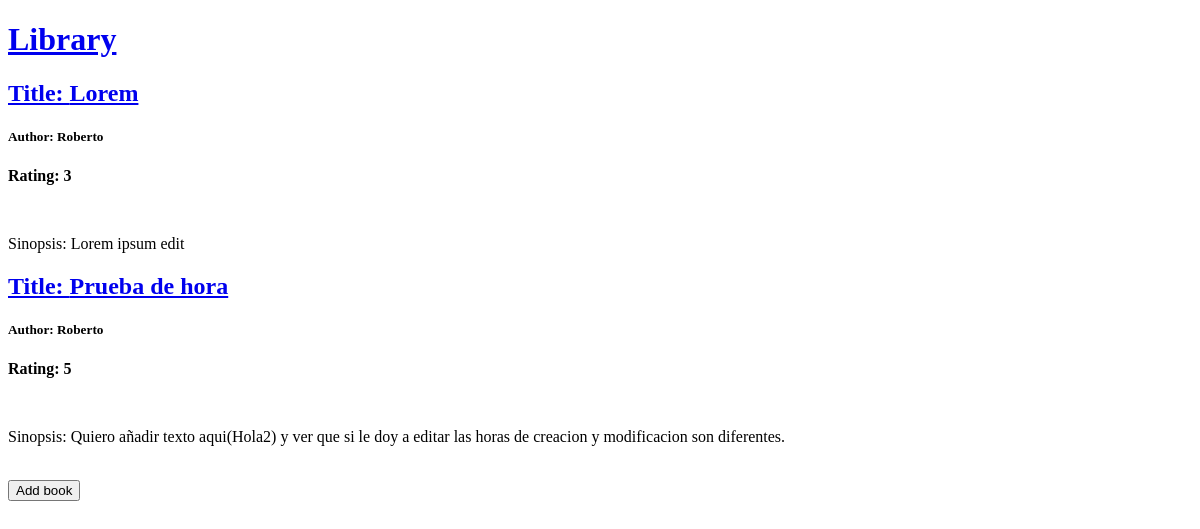
The app's page /, older data.
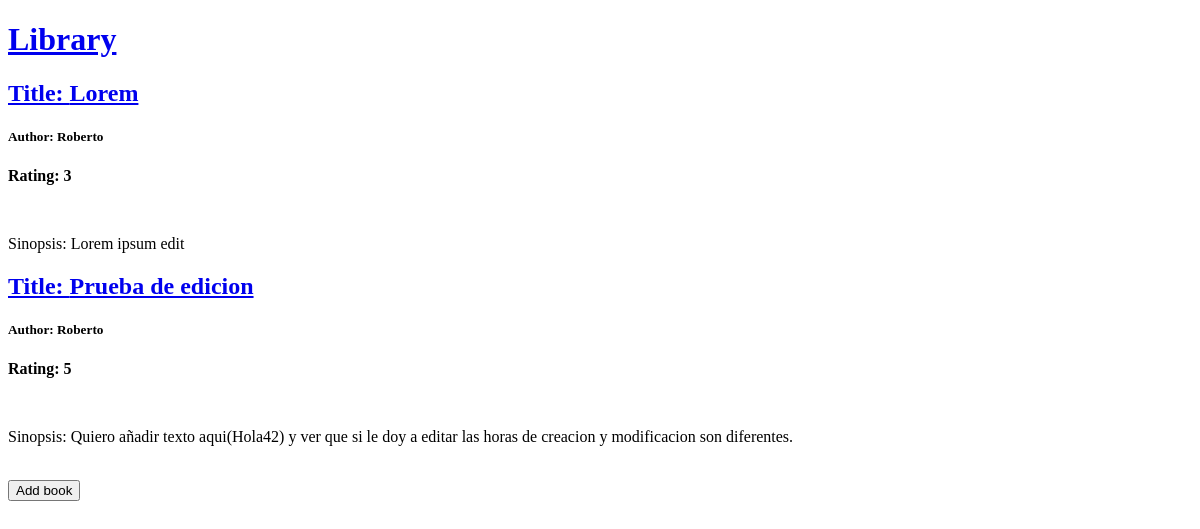
The same page, newer data.
### book/models.py (models this page shows, shortened)
class Book(models.Model):
    title = models.CharField(max_length=50)
    author =  models.CharField(max_length=50)
    rating = models.PositiveBigIntegerField(validators=[MaxValueValidator(5)])
    sinopsis=models.TextField()
    created_at = models.DateTimeField(auto_now_add=True)
    updated_at = models.DateTimeField(auto_now=True)

### book/views.py (the view)
# urls.py: path('',BookList.as_view(), name='book_list'),
class BookList(ListView):
    model = Book

### book/templates/book/book_list.html
{% extends 'book/base.html' %}{% block content %}
            <div class="col-md-8">
                {% for book in object_list %}
                    <a href="{% url 'book_inspect' pk=book.pk %}"><h2>Title: {{book.title}}</h2></a>
                    <h5>Author: {{book.author}}</h5>
                    <p><strong>Rating: {{book.rating}}</strong></p><br>
                    <p>Sinopsis: {{book.sinopsis}}</p>
                {% endfor %}
            </div>
        </div>
    </div>
    <div>
        <br>
        <a href="{% url 'book_create' %}"><button>Add book</button></a>
    </div>
{% endblock %}

Row changes from the older to the newer data that the page shows:
changed Book: title "Prueba de hora" → "Prueba de edicion"; sinopsis "Quiero añadir texto aqui(Hola2) y ver que si le doy a editar las horas de creacion y modificacion son diferentes." → "Quiero añadir texto aqui(Hola42) y ver que si le doy a editar las horas de creacion y modificacion son diferentes."
